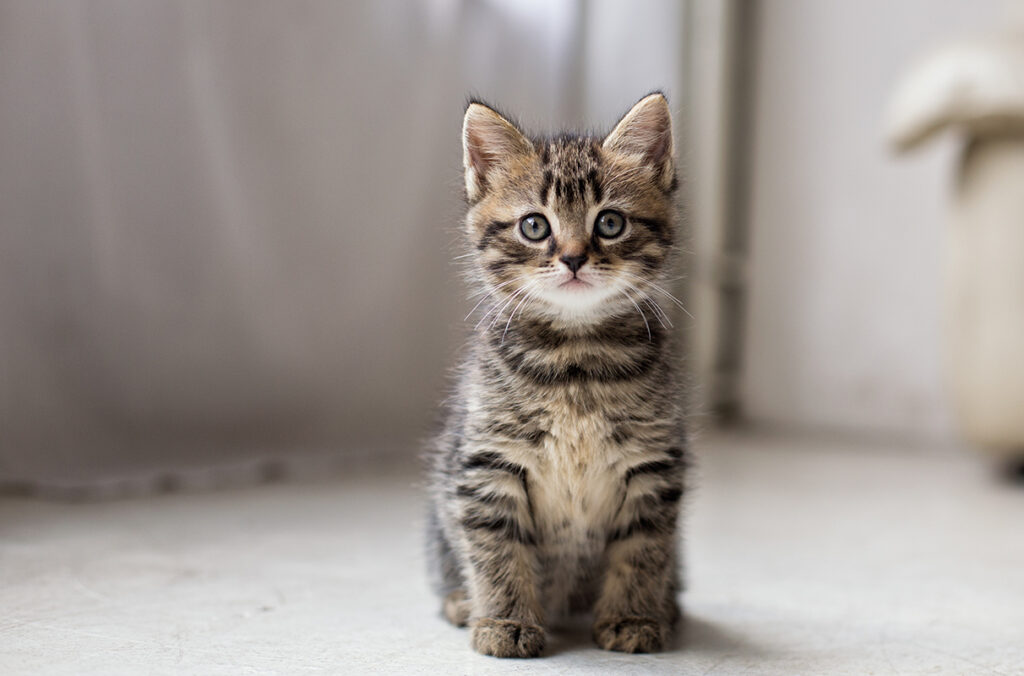
#> input picture Set-2/Question4/image.jpg, 1024 x 676 px
$ python Question4.py
#> lines starting #> are read from the running program, lines starting #| are printed output that depends on the picture
import cv2
import numpy as np
from matplotlib import pyplot as plt
from google.colab import files

# Load grayscale image
def load_image():
    print("📤 Upload an image:")
    uploaded = files.upload()
#> the answer given: image.jpg
    img_path = list(uploaded.keys())[0]
    img = cv2.imread(img_path, cv2.IMREAD_GRAYSCALE)
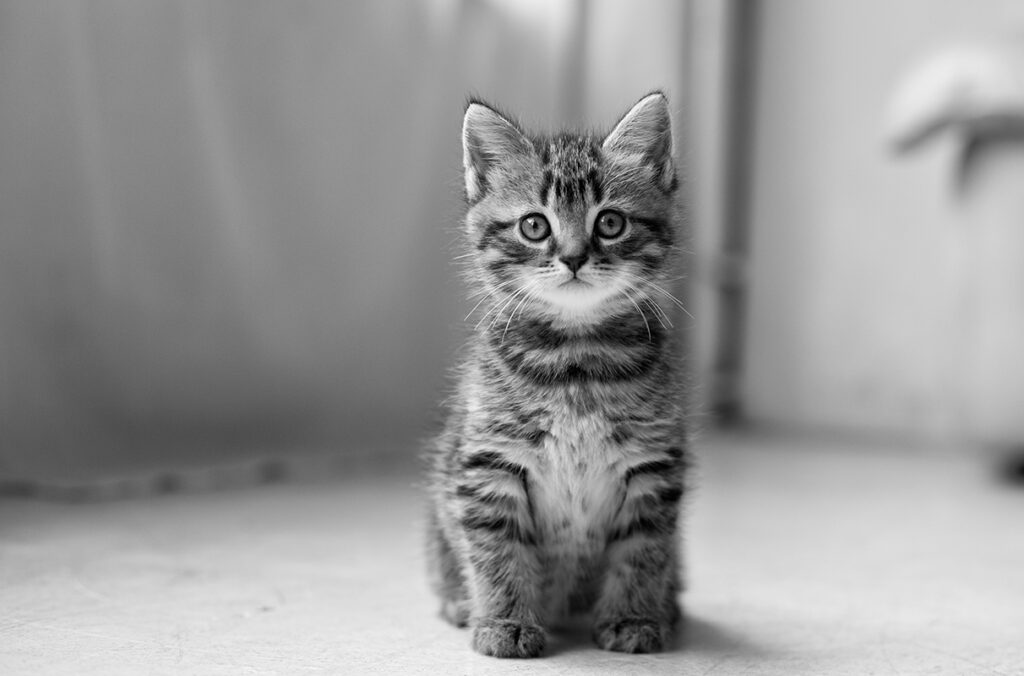
#> img: shape (676, 1024); min 0, max 255, mean 151.8
    return img

# Load kernel from text file
def load_kernel():
    print("📤 Upload a kernel (ASCII text file):")
    uploaded = files.upload()
#> the answer given: 11by11.png
    kernel_path = list(uploaded.keys())[0]
    with open(kernel_path, 'r') as f:
#> (the run stopped early here; a loop or call above may not have finished)
